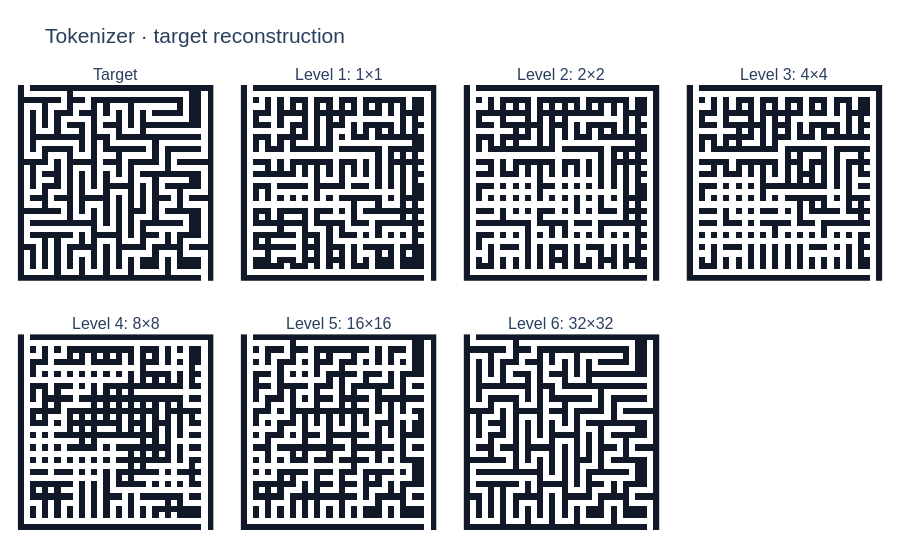

Source (notebook cell):
### Markdown cell above
### 4.1 What does quantization lose?

Show reconstructions of **one validation maze** after each level. This encodes a known target. Also measure pixel accuracy, the fraction of exactly reconstructed validation grids, and their solvability. Tokenizer errors alone can break connectivity; inspect this reconstruction ceiling separately from generator errors.

### Code cell
if run.state["tokenizer"]["updates"] == 0:
    raise RuntimeError("Train or load the tokenizer first.")
run.model.eval()
with torch.no_grad():
    example = val_mazes[:1].to(DEVICE)
    _, partial = run.model.tokenizer.quantize(run.model.tokenizer.latent(example))
    reconstructions = [
        run.model.tokenizer.decode(z).argmax(1)[0].cpu().numpy() for z in partial
    ]
    board_panels(
        [example[0].cpu().numpy(), *reconstructions],
        ["Target", *[f"Level {i+1}: {s}×{s}" for i, s in enumerate(config.scales)]],
        "Tokenizer · target reconstruction",
        columns=4,
    ).show(config=PLOT_CONFIG)
    validation_target = val_mazes[:128]
    restored = []
    for start in range(0, len(validation_target), MICRO_BATCH_SIZE):
        target = validation_target[start : start + MICRO_BATCH_SIZE].to(DEVICE)
        _, reconstruction = run.model.tokenizer.quantize(
            run.model.tokenizer.latent(target)
        )
        restored.append(run.model.tokenizer.decode(reconstruction[-1]).argmax(1).cpu())
    restored = torch.cat(restored)
display(
    HTML(
        f"Validation pixel accuracy: {100*(restored == validation_target).float().mean():.2f}%<br>"
        f"Exact grids: {100*(restored == validation_target).flatten(1).all(1).float().mean():.2f}%<br>"
        f"Solvable reconstructions: {100*solvability_rate(restored.numpy()):.2f}%"
    )
)

### Figure 1 — Plotly figure (JSON) as saved in the notebook; plotly's stock layout.template omitted (floating-point values rounded to 4 significant figures; data arrays with more than 128 entries replaced by an {"elided": "..."} marker saying what was removed)
{"data": [{"colorscale": [[0, "#111827"], [1, "#fff"]], "hoverinfo": "skip", "showscale": false, "type": "heatmap", "xaxis": "x", "xgap": 0, "yaxis": "y", "ygap": 0, "z": {"elided": "32x32 int values"}, "zmax": 1, "zmin": 0}, {"colorscale": [[0, "#111827"], [1, "#fff"]], "hoverinfo": "skip", "showscale": false, "type": "heatmap", "xaxis": "x2", "xgap": 0, "yaxis": "y2", "ygap": 0, "z": {"elided": "32x32 int values"}, "zmax": 1, "zmin": 0}, {"colorscale": [[0, "#111827"], [1, "#fff"]], "hoverinfo": "skip", "showscale": false, "type": "heatmap", "xaxis": "x3", "xgap": 0, "yaxis": "y3", "ygap": 0, "z": {"elided": "32x32 int values"}, "zmax": 1, "zmin": 0}, {"colorscale": [[0, "#111827"], [1, "#fff"]], "hoverinfo": "skip", "showscale": false, "type": "heatmap", "xaxis": "x4", "xgap": 0, "yaxis": "y4", "ygap": 0, "z": {"elided": "32x32 int values"}, "zmax": 1, "zmin": 0}, {"colorscale": [[0, "#111827"], [1, "#fff"]], "hoverinfo": "skip", "showscale": false, "type": "heatmap", "xaxis": "x5", "xgap": 0, "yaxis": "y5", "ygap": 0, "z": {"elided": "32x32 int values"}, "zmax": 1, "zmin": 0}, {"colorscale": [[0, "#111827"], [1, "#fff"]], "hoverinfo": "skip", "showscale": false, "type": "heatmap", "xaxis": "x6", "xgap": 0, "yaxis": "y6", "ygap": 0, "z": {"elided": "32x32 int values"}, "zmax": 1, "zmin": 0}, {"colorscale": [[0, "#111827"], [1, "#fff"]], "hoverinfo": "skip", "showscale": false, "type": "heatmap", "xaxis": "x7", "xgap": 0, "yaxis": "y7", "ygap": 0, "z": {"elided": "32x32 int values"}, "zmax": 1, "zmin": 0}], "layout": {"annotations": [{"font": {"size": 16}, "showarrow": false, "text": "Target", "x": 0.1156, "xanchor": "center", "xref": "paper", "y": 1, "yanchor": "bottom", "yref": "paper"}, {"font": {"size": 16}, "showarrow": false, "text": "Level 1: 1×1", "x": 0.3719, "xanchor": "center", "xref": "paper", "y": 1, "yanchor": "bottom", "yref": "paper"}, {"font": {"size": 16}, "showarrow": false, "text": "Level 2: 2×2", "x": 0.6281, "xanchor": "center", "xref": "paper", "y": 1, "yanchor": "bottom", "yref": "paper"}, {"font": {"size": 16}, "showarrow": false, "text": "Level 3: 4×4", "x": 0.8844, "xanchor": "center", "xref": "paper", "y": 1, "yanchor": "bottom", "yref": "paper"}, {"font": {"size": 16}, "showarrow": false, "text": "Level 4: 8×8", "x": 0.1156, "xanchor": "center", "xref": "paper", "y": 0.44, "yanchor": "bottom", "yref": "paper"}, {"font": {"size": 16}, "showarrow": false, "text": "Level 5: 16×16", "x": 0.3719, "xanchor": "center", "xref": "paper", "y": 0.44, "yanchor": "bottom", "yref": "paper"}, {"font": {"size": 16}, "showarrow": false, "text": "Level 6: 32×32", "x": 0.6281, "xanchor": "center", "xref": "paper", "y": 0.44, "yanchor": "bottom", "yref": "paper"}], "autosize": true, "font": {"family": "Arial, sans-serif", "size": 15}, "height": 550, "margin": {"b": 20, "l": 15, "r": 15, "t": 85}, "title": {"font": {"size": 21}, "text": "Tokenizer · target reconstruction"}, "xaxis": {"anchor": "y", "constrain": "domain", "domain": [0, 0.2313], "showgrid": false, "showticklabels": false, "zeroline": false}, "xaxis2": {"anchor": "y2", "constrain": "domain", "domain": [0.2563, 0.4875], "showgrid": false, "showticklabels": false, "zeroline": false}, "xaxis3": {"anchor": "y3", "constrain": "domain", "domain": [0.5125, 0.7438], "showgrid": false, "showticklabels": false, "zeroline": false}, "xaxis4": {"anchor": "y4", "constrain": "domain", "domain": [0.7688, 1], "showgrid": false, "showticklabels": false, "zeroline": false}, "xaxis5": {"anchor": "y5", "constrain": "domain", "domain": [0, 0.2313], "showgrid": false, "showticklabels": false, "zeroline": false}, "xaxis6": {"anchor": "y6", "constrain": "domain", "domain": [0.2563, 0.4875], "showgrid": false, "showticklabels": false, "zeroline": false}, "xaxis7": {"anchor": "y7", "constrain": "domain", "domain": [0.5125, 0.7438], "showgrid": false, "showticklabels": false, "zeroline": false}, "xaxis8": {"anchor": "y8", "domain": [0.7688, 1]}, "yaxis": {"anchor": "x", "autorange": "reversed", "constrain": "domain", "domain": [0.56, 1], "scaleanchor": "x", "scaleratio": 1, "showgrid": false, "showticklabels": false, "zeroline": false}, "yaxis2": {"anchor": "x2", "autorange": "reversed", "constrain": "domain", "domain": [0.56, 1], "scaleanchor": "x2", "scaleratio": 1, "showgrid": false, "showticklabels": false, "zeroline": false}, "yaxis3": {"anchor": "x3", "autorange": "reversed", "constrain": "domain", "domain": [0.56, 1], "scaleanchor": "x3", "scaleratio": 1, "showgrid": false, "showticklabels": false, "zeroline": false}, "yaxis4": {"anchor": "x4", "autorange": "reversed", "constrain": "domain", "domain": [0.56, 1], "scaleanchor": "x4", "scaleratio": 1, "showgrid": false, "showticklabels": false, "zeroline": false}, "yaxis5": {"anchor": "x5", "autorange": "reversed", "constrain": "domain", "domain": [0, 0.44], "scaleanchor": "x5", "scaleratio": 1, "showgrid": false, "showticklabels": false, "zeroline": false}, "yaxis6": {"anchor": "x6", "autorange": "reversed", "constrain": "domain", "domain": [0, 0.44], "scaleanchor": "x6", "scaleratio": 1, "showgrid": false, "showticklabels": false, "zeroline": false}, "yaxis7": {"anchor": "x7", "autorange": "reversed", "constrain": "domain", "domain": [0, 0.44], "scaleanchor": "x7", "scaleratio": 1, "showgrid": false, "showticklabels": false, "zeroline": false}, "yaxis8": {"anchor": "x8", "domain": [0, 0.44]}}}
